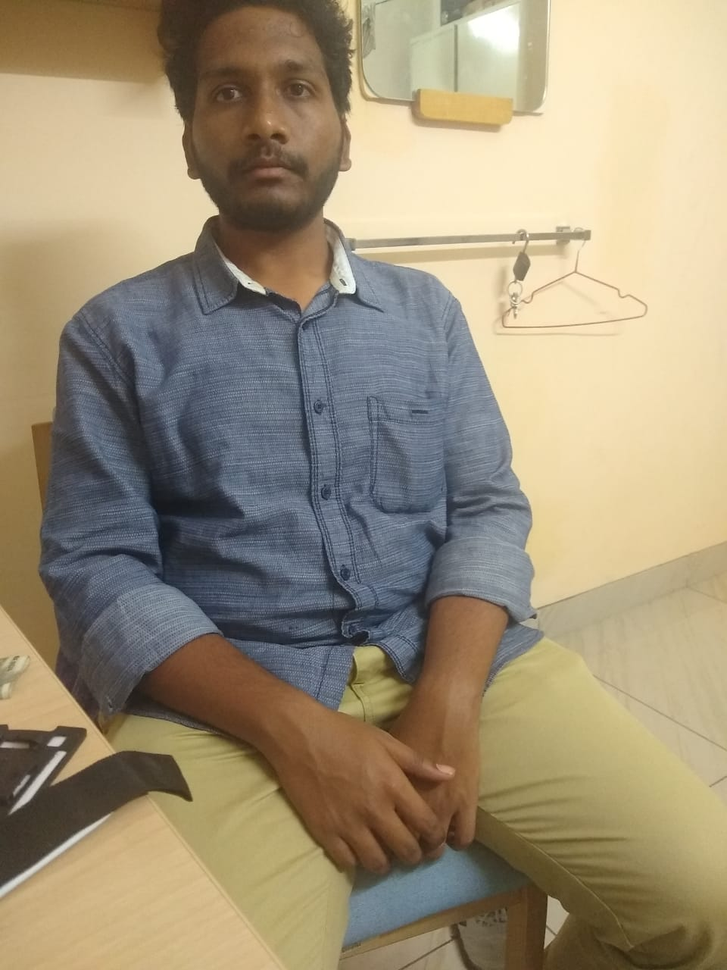
#> input picture button_01.png, 727 x 970 px, shrunk from 960 x 1280 before the run
$ python extreme_points01.py
#> lines starting #> are read from the running program, lines starting #| are printed output that depends on the picture; after the words box and inside, x2 and y2 are one past the last pixel; in counts of white or black regions, pixels touching at a corner belong together
import imutils
import cv2
from scipy.spatial import distance as dist

# load the image, convert it to grayscale, and blur it slightly
image = cv2.imread("button_01.png")
#> image is the input picture: shape (970, 727, 3); mean B, G, R 119.1, 144.5, 157.6
gray = cv2.cvtColor(image, cv2.COLOR_BGR2GRAY)
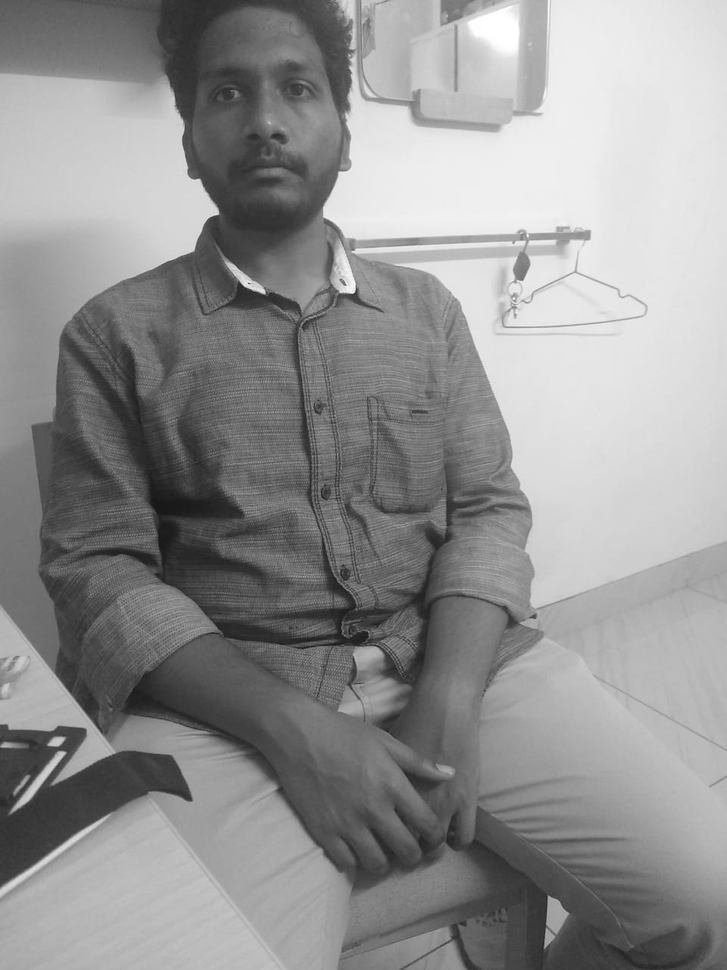
#> gray: shape (970, 727); min 20, max 255, mean 145.5
gray = cv2.GaussianBlur(gray, (5, 5), 0)

thresh1 = cv2.threshold(gray, 45, 255, cv2.THRESH_BINARY)[1]
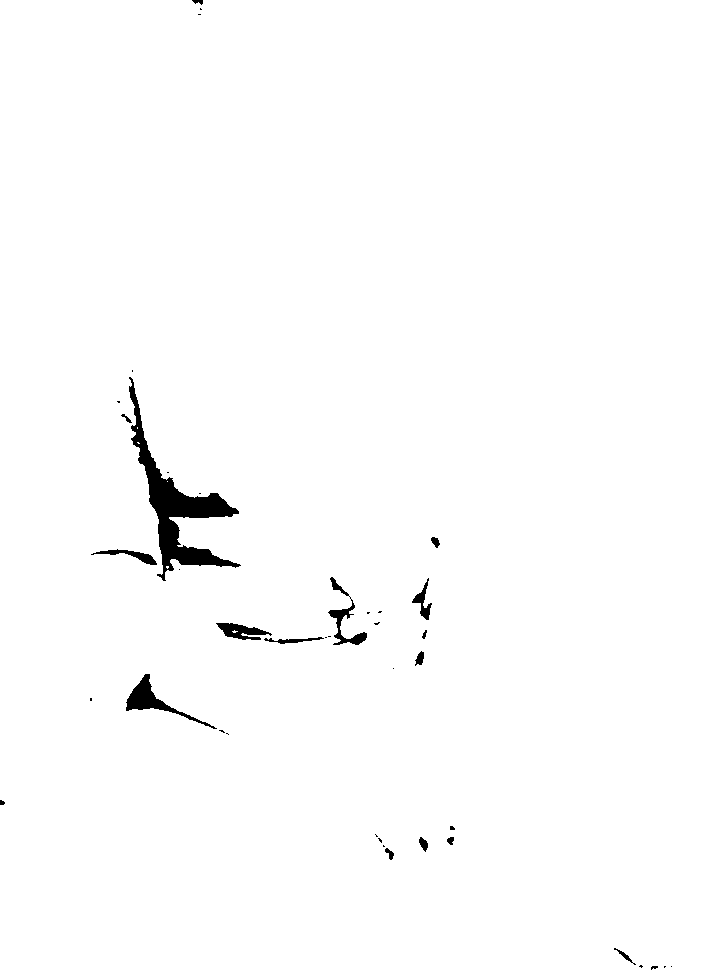
#> thresh1: shape (970, 727); 98.8% white; 41 black regions (24 under 20 px), largest, box (x1, y1, x2, y2) and area: (129, 377, 241, 581) 4692, (126, 674, 217, 729) 949, (328, 577, 367, 645) 597
thresh = cv2.erode(thresh1, None, iterations=2)
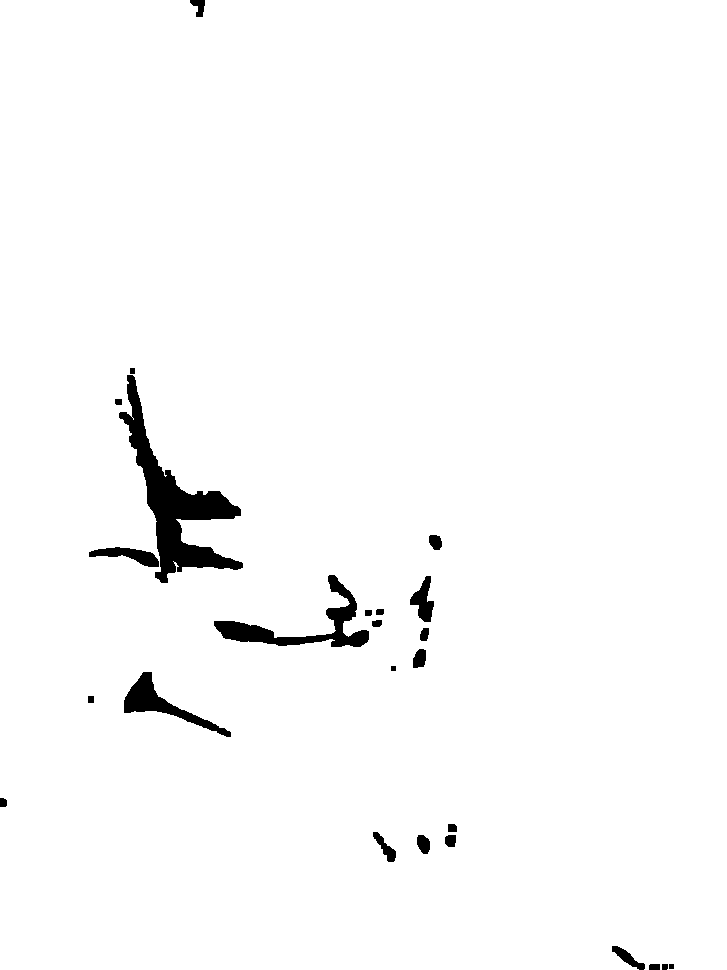
#> thresh: shape (970, 727); 98% white; 25 black regions, largest, box (x1, y1, x2, y2) and area: (119, 375, 243, 583) 6686, (214, 575, 369, 647) 2671, (124, 672, 231, 737) 1658
#thresh = cv2.dilate(thresh, None, iterations=2)

cv2.namedWindow('Image',cv2.WINDOW_NORMAL )
cv2.imshow("Image", gray)
cv2.waitKey(0)
